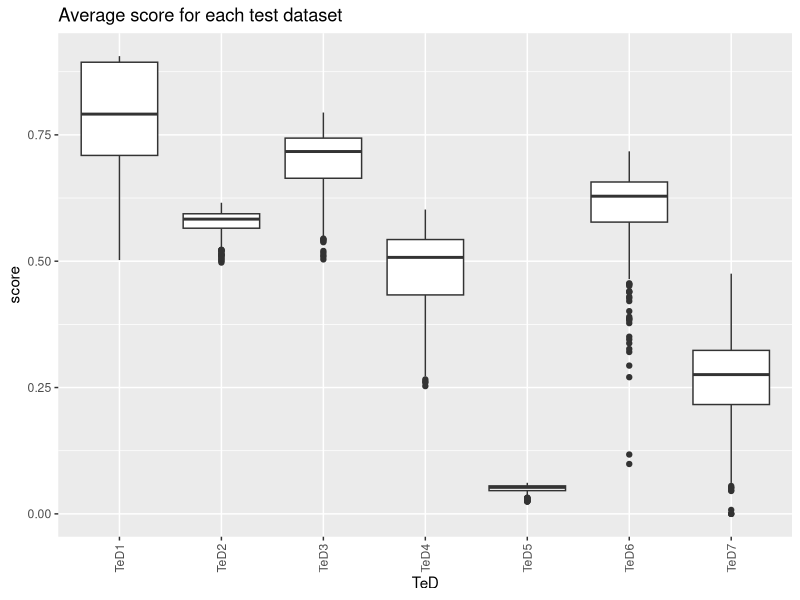
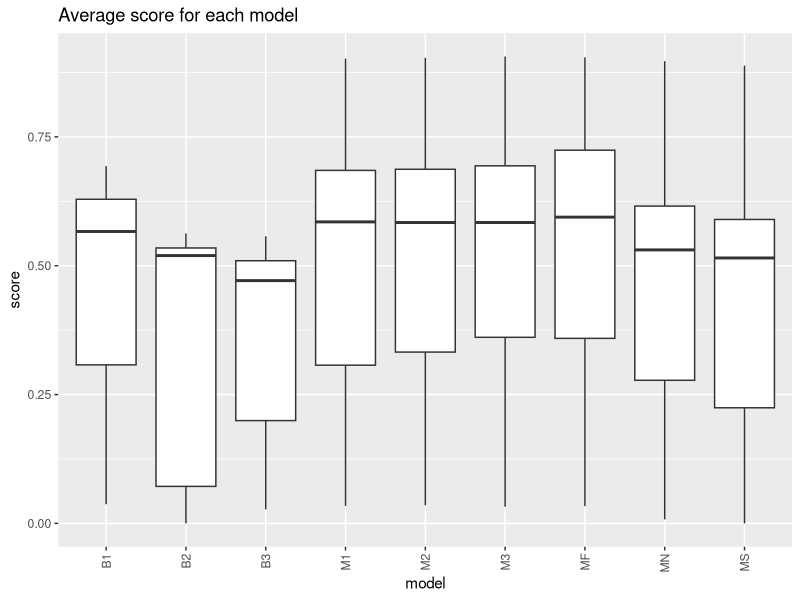
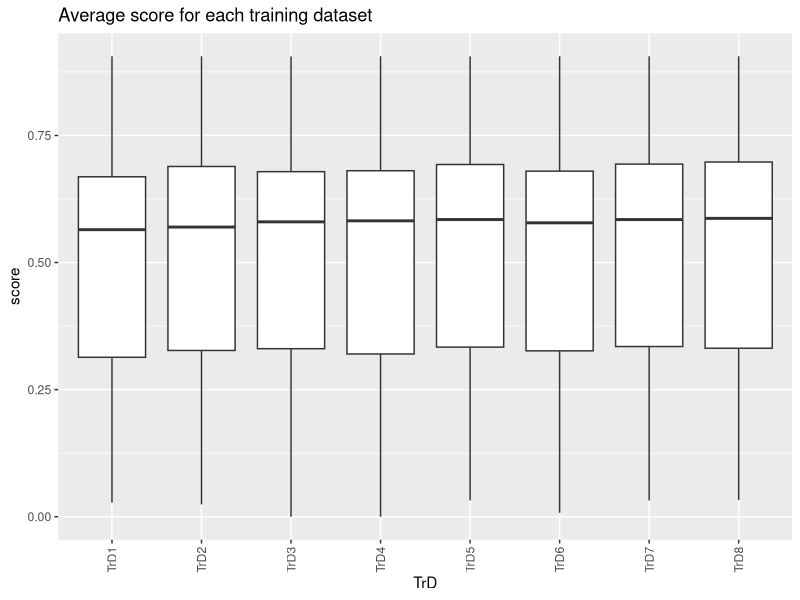
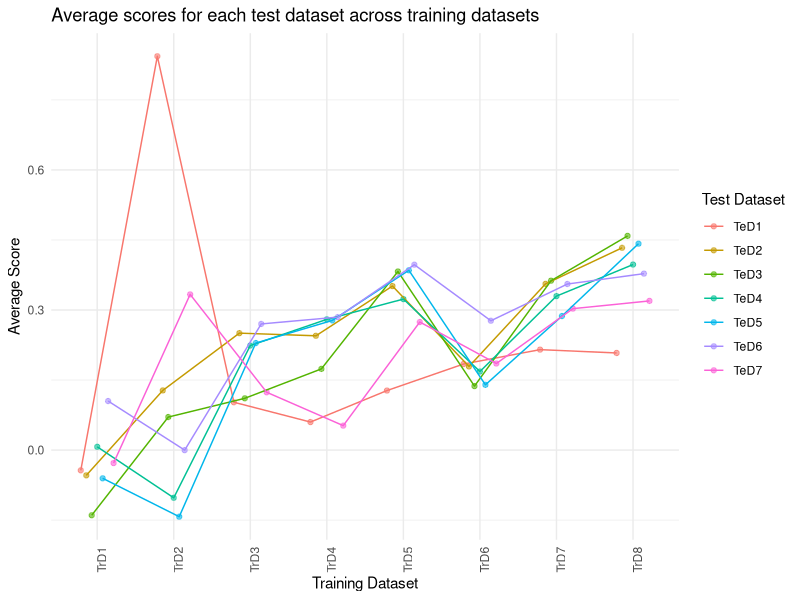
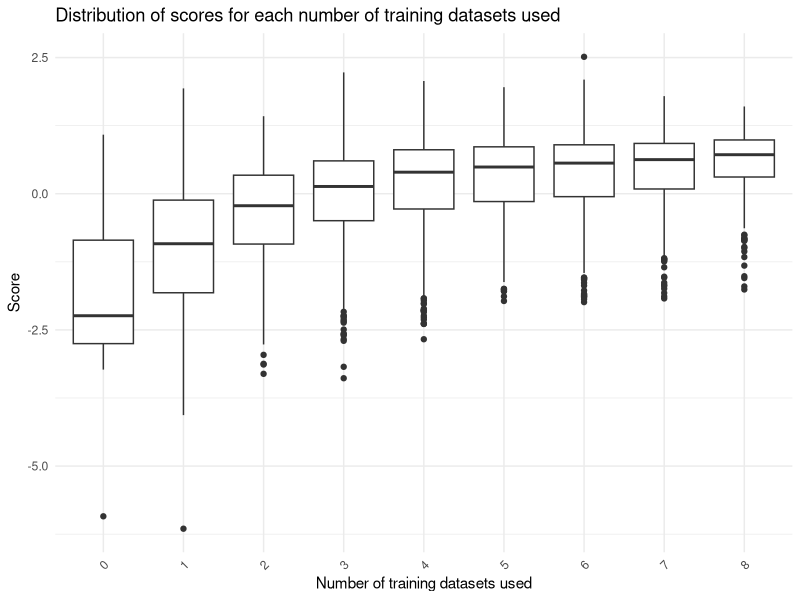
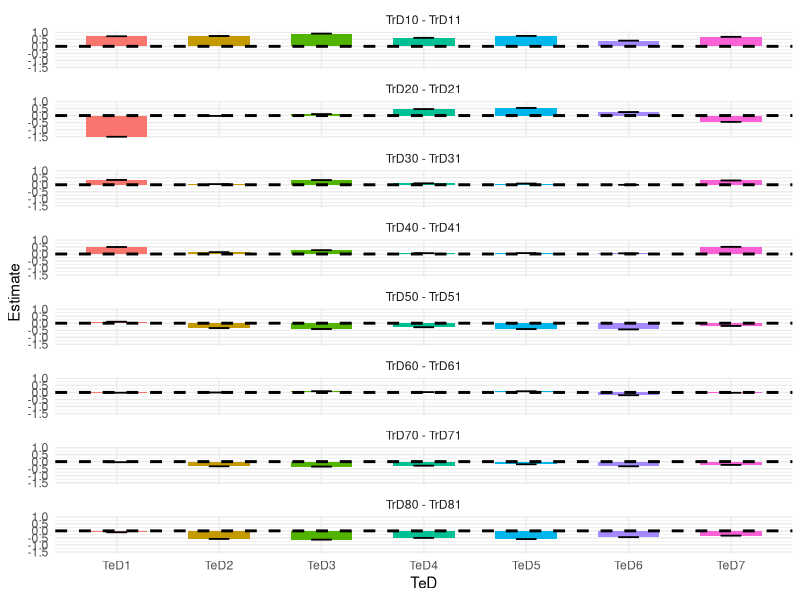
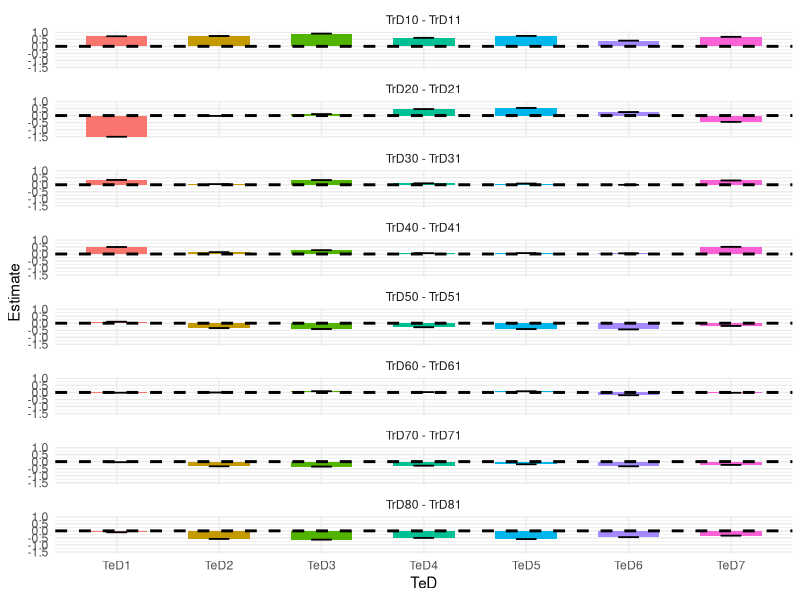

The R source for these figures, in order:
## ---- chunk 1
knitr::opts_chunk$set(echo = TRUE)
## ---- chunk 2
# SET YOUR OWN WORKING DIRECTORY HERE
setwd("/Users/suhaibbasir/Documents/CS/MSc/SRDS/SeminarDataScience/Assignment_2")
d <- read.csv("data.csv")
## ---- chunk 3
# convert the model column to a factor as it is a categorical variable
d$model <- factor(d$model)
# convert the TeD column to a factor as it is a categorical variable
d$TeD <- factor(d$TeD)
## ---- chunk 4
library(ggplot2)
# plot the average score for each test dataset
ggplot(d, aes(x = TeD, y = score)) +
  geom_boxplot() +
  labs(title = "Average score for each test dataset") +
  theme(axis.text.x = element_text(angle = 90, vjust = 0.5, hjust = 1))

# plot the average score for each model
ggplot(d, aes(x = model, y = score)) +
  geom_boxplot() +
  labs(title = "Average score for each model") +
  theme(axis.text.x = element_text(angle = 90, vjust = 0.5, hjust = 1))

library(tidyverse)
# Reshape data
d_long <- d %>% pivot_longer(cols = starts_with("TrD"),
                             names_to = "TrD",
                             values_to = "value")

# Filter data for non-zero values (assuming 1 means the score belongs to that training dataset)
d_filtered <- d_long %>% filter(value == 1)

# plot the average score for each training dataset
ggplot(d_filtered, aes(x = TrD, y = score)) +
  geom_boxplot() +
  labs(title = "Average score for each training dataset") +
  theme(axis.text.x = element_text(angle = 90, vjust = 0.5, hjust = 1))

## ---- chunk 5
# Create variables model type and parts refined
d$model_type <- ifelse(d$model %in% c("B1", "B2", "B3"), "Baseline", "Transfer_Learning")
d$num_parts_refined <- ifelse(d$model == "MF", 4,
                          ifelse(d$model == "MS", 1,
                           ifelse(d$model == "MN", 0,
                          ifelse(grepl("^M[1-8]$", d$model), as.numeric(substr(d$model, 2, 2)), 0))))
## ---- chunk 6
# Anova with all parts
model <- lm(score ~ model_type + model + TeD + num_parts_refined + (TrD1 + TrD2 + TrD3 + TrD4 + TrD5 + TrD6 + TrD7 + TrD8) + Sum , data = d)
anova_result <- anova(model)
print(anova_result)
## ---- chunk 7
# Load required packages
library(dplyr)
library(tidyr)
library(ggplot2)
library(emmeans)
## ---- chunk 8
# Normalize scores for each test dataset
d <- d %>%
  group_by(TeD) %>%
  mutate(score = (score - mean(score)) / sd(score))
## ---- chunk 9
# Anova with normalization
model <- lm(score ~ (model_type + model + num_parts_refined + Sum + TeD) * (TrD1 + TrD2 + TrD3 + TrD4 + TrD5 + TrD6 + TrD7 + TrD8) , data = d)
anova_result <- anova(model)
print(anova_result)


model <- lm(score ~ model_type + (TrD1 + TrD2 + TrD3 + TrD4 + TrD5 + TrD6 + TrD7 + TrD8), data = d)
model2 <- lm(score ~ model + (TrD1 + TrD2 + TrD3 + TrD4 + TrD5 + TrD6 + TrD7 + TrD8), data = d)
summary(model)
summary(model2)
anova(model)
anova(model2)

# Compute EMMs for the interaction effect
emms_interaction <- emmeans(model, ~ model_type)
emms_interaction2 <- emmeans(model2, ~ model)
emms_interaction
emms_interaction2
pairwise <- pairs(emms_interaction)
pairwise2 <- pairs(emms_interaction2)
summary(pairwise)
summary(pairwise2)
## ---- chunk 10
# Looking into the effect of the sum
d$number_of_training_datasets <- rowSums(d[,c("TrD1", "TrD2", "TrD3", "TrD4", "TrD5", "TrD6", "TrD7", "TrD8")])
model <- lm(score ~ model_type * model * TeD + number_of_training_datasets, data = d)
anova_result <- anova(model)
print(anova_result)

fit <- lm(score ~ TrD1 * TeD + model + Sum , data = d)
emm <- emmeans(fit, ~ TrD1 | TeD)
pairs(emm)
model_summary <- summary(fit)
# Extract the multiple R-squared value
multiple_r_squared <- model_summary$r.squared
cat("Multiple R-squared:", multiple_r_squared, "\n")

fit <- lm(score ~ TrD2 * TeD + model + Sum , data = d)
emm <- emmeans(fit, ~ TrD2 | TeD)
pairs(emm)
model_summary <- summary(fit)
# Extract the multiple R-squared value
multiple_r_squared <- model_summary$r.squared
cat("Multiple R-squared:", multiple_r_squared, "\n")

fit <- lm(score ~ TrD3 * TeD + model + Sum , data = d)
emm <- emmeans(fit, ~ TrD3 | TeD)
pairs(emm)
model_summary <- summary(fit)
# Extract the multiple R-squared value
multiple_r_squared <- model_summary$r.squared
cat("Multiple R-squared:", multiple_r_squared, "\n")

fit <- lm(score ~ TrD4 * TeD + model + Sum , data = d)
emm <- emmeans(fit, ~ TrD4 | TeD)
pairs(emm)
model_summary <- summary(fit)
# Extract the multiple R-squared value
multiple_r_squared <- model_summary$r.squared
cat("Multiple R-squared:", multiple_r_squared, "\n")

fit <- lm(score ~ TrD5 * TeD + model + Sum , data = d)
emm <- emmeans(fit, ~ TrD5 | TeD)
pairs(emm)
model_summary <- summary(fit)
# Extract the multiple R-squared value
multiple_r_squared <- model_summary$r.squared
cat("Multiple R-squared:", multiple_r_squared, "\n")

fit <- lm(score ~ TrD6 * TeD + model + Sum , data = d)
emm <- emmeans(fit, ~ TrD6 | TeD)
pairs(emm)
model_summary <- summary(fit)
# Extract the multiple R-squared value
multiple_r_squared <- model_summary$r.squared
cat("Multiple R-squared:", multiple_r_squared, "\n")

fit <- lm(score ~ TrD7 * TeD + model + Sum , data = d)
emm <- emmeans(fit, ~ TrD7 | TeD)
pairs(emm)
model_summary <- summary(fit)
# Extract the multiple R-squared value
multiple_r_squared <- model_summary$r.squared
cat("Multiple R-squared:", multiple_r_squared, "\n")

fit <- lm(score ~ TrD8 * TeD + model + Sum , data = d)
emm <- emmeans(fit, ~ TrD8 | TeD)
pairs(emm)
model_summary <- summary(fit)
# Extract the multiple R-squared value
multiple_r_squared <- model_summary$r.squared
cat("Multiple R-squared:", multiple_r_squared, "\n")

# Reshape data
d_long <- d %>% pivot_longer(cols = starts_with("TrD"),
                             names_to = "TrD",
                             values_to = "value")

# Filter data for non-zero values (assuming 1 means the score belongs to that training dataset)
d_filtered <- d_long %>% filter(value == 1)

# Calculate average score for each combination of TrD and TeD
avg_scores <- d_filtered %>%
  group_by(TrD, TeD) %>%
  summarise(avg_score = mean(score))

# Plot
ggplot(avg_scores, aes(x = TrD, y = avg_score, color = TeD)) +
  geom_point(alpha = 0.6, position = position_dodge(width = 0.5)) +
  geom_line(aes(group = TeD), position = position_dodge(width = 0.5)) +
  theme_minimal() +
  labs(x = "Training Dataset", y = "Average Score",
       title = "Average scores for each test dataset across training datasets",
       color = "Test Dataset") +
  theme(axis.text.x = element_text(angle = 90, hjust = 1))

ggplot(d, aes(x = factor(Sum), y = score)) +
  geom_boxplot() +
  geom_smooth(method = "lm", se = FALSE, color = "black") +
  theme_minimal() +
  labs(x = "Number of training datasets used", y = "Score",
       title = "Distribution of scores for each number of training datasets used",
       fill = "Test Dataset") +
  theme(axis.text.x = element_text(angle = 45, hjust = 1))


library(ggplot2)

# Data
contrasts <- c("TrD10 - TrD11", "TrD20 - TrD21", "TrD30 - TrD31", "TrD40 - TrD41",
               "TrD50 - TrD51", "TrD60 - TrD61", "TrD70 - TrD71", "TrD80 - TrD81")
TeDs <- c("TeD1", "TeD2", "TeD3", "TeD4", "TeD5", "TeD6", "TeD7")

# Create a data frame
df <- data.frame(
  Contrast = rep(contrasts, each=length(TeDs)),
  TeD = rep(TeDs, times=length(contrasts)),
  Estimate = c(0.711, 0.733, 0.907, 0.608, 0.746, 0.408, 0.679,
-1.4993, -0.0194, 0.0986, 0.4563, 0.5399, 0.2451, -0.4446,
0.34931, 0.04320, 0.33168, 0.09812, 0.08717, 0.00236, 0.30508,
0.4966, 0.1236, 0.2666, 0.0524, 0.0570, 0.0428, 0.5121,
0.110, -0.349, -0.413, -0.291, -0.418, -0.442, -0.191,
-0.01556, -0.00479, 0.08128, 0.01743, 0.07572, -0.20523, -0.01766,
-0.0456, -0.3356, -0.3493, -0.2817, -0.1937, -0.3349, -0.2263,
-0.106, -0.567, -0.620, -0.494, -0.585, -0.454, -0.335
),
  SE = rep(c(0.00576, 0.00482, 0.00599, 0.00599, 0.00603, 0.00595, 0.00599, 0.00586), each=length(TeDs))
)

# Plot
my_plot <- ggplot(df, aes(x=TeD, y=Estimate, fill=TeD)) +
  geom_bar(stat="identity", position=position_dodge(), width=0.6) +
  geom_errorbar(aes(ymin=Estimate-SE, ymax=Estimate+SE), width=.2, position=position_dodge(.6)) +
  geom_hline(yintercept=0, color="black", linetype="dashed", linewidth=1) +
  facet_wrap(~ Contrast, ncol=1) +
  theme_minimal() +
  theme(legend.position="none") +
  labs(x = "TeD", y = "Estimate") +
  guides(fill = guide_legend(title = NULL))

my_plot

# Save the plot with adjusted dimensions
ggsave("my_plot.png", my_plot, width = 10, height = 16, units = "in")
